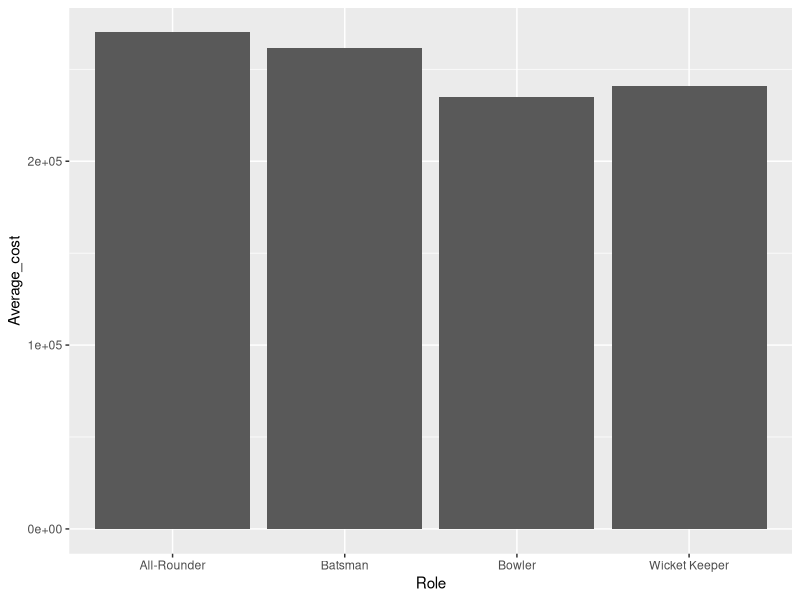

Write R code to recreate this figure.
library(dplyr)
library(ggplot2)
library(scales)

setwd("C:\\Users\\Ryan\\Documents\\GitHub\\r-ipl2013-2022")

auction_data <- read.csv("IPLPlayerAuctionData.csv")
standing_path <- "table export.xlsx"

auction_data["Euro"] <- auction_data$Amount * 0.012

summary(auction_data)
str(auction_data)

col_factors <- c("Player", "Role", "Team", "Year", "Player.Origin")
auction_data[col_factors] <- lapply(auction_data[col_factors], factor)

role_groupby <- function(){
  grouped <- auction_data %>% group_by(Role) %>%
    summarise(Average_cost = mean(Euro),
      .groups = 'drop'
    )
  View(grouped)
  ggplot(data=grouped, aes(x=Role, y=Average_cost )) +
    geom_bar(stat = "identity")
}

year_groupby <- function(){
  grouped <- auction_data %>% group_by(Year) %>%
    summarise(Average_cost = mean(Euro),
              .groups = 'drop'
    )
  View(grouped)
  ggplot(data=grouped, aes(x=Year, y=Average_cost )) +
    geom_bar(stat = "identity")
}

origin_groupby <- function(){
  grouped <- auction_data %>% group_by(Player.Origin) %>%
    summarise(Average_Cost = mean(Euro),
              .groups = 'drop'
    )
  View(grouped)
  ggplot(data=grouped, aes(x=Origin, y=Average_cost )) +
    geom_bar(stat = "identity")
}

summary(auction_data)
str(auction_data)
role_groupby()

